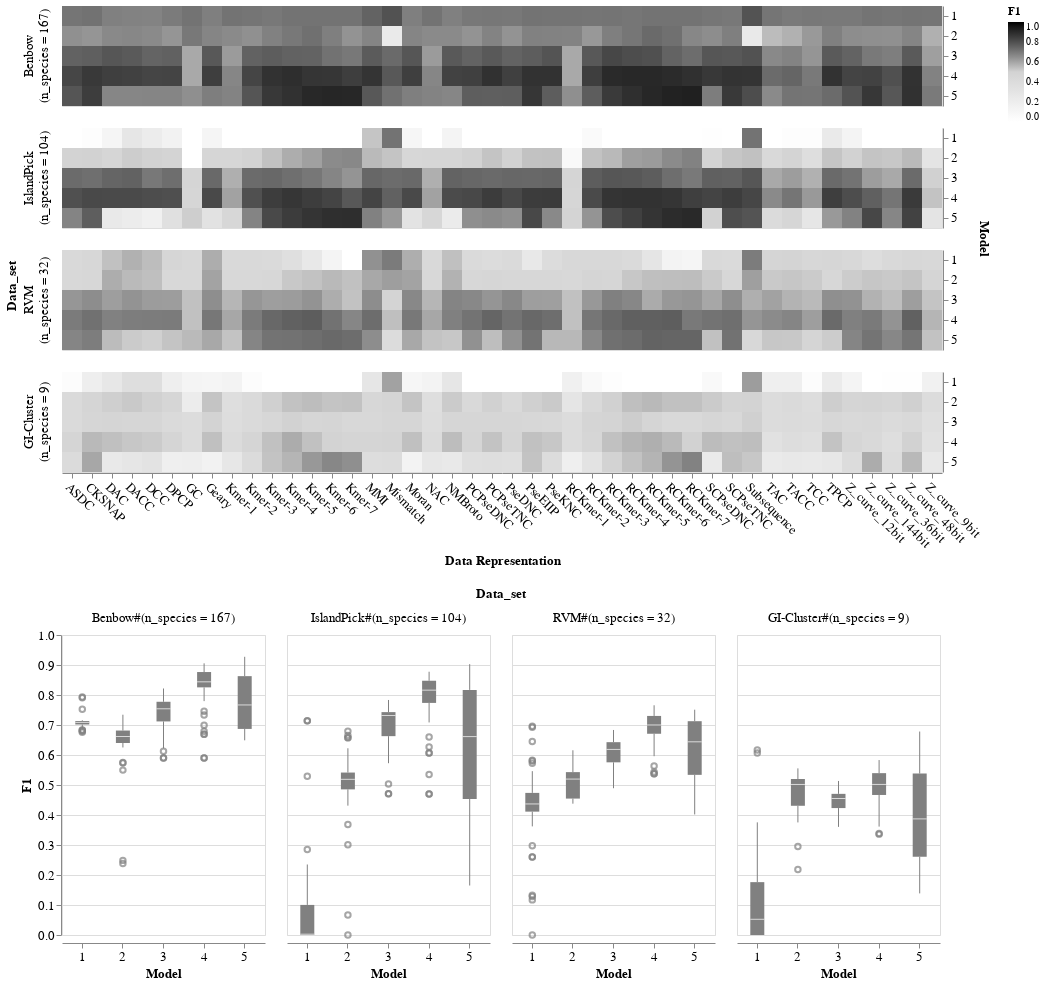

The notebook cell saved with this chart:
### Markdown cell above
## Heatmap of Cross Validation Results across all data sets, models, and data representations

### Code cell
metric = 'F1'
data_eval = final_df[final_df['dataset'].isin({'benbow','islandpick','rvm','gicluster'})][['dataset','representation','model','mean_{}'.format(metric)]].copy()
data_eval = data_eval.replace({'DecisionTree': 3, 'NaiveBayes': 2, 'LogisticRegression': 1, 'RandomForest': 4, 'SVM': 5})
data_eval = data_eval.replace({'benbow': 'Benbow#(n_species = 167)', 'islandpick': 'IslandPick#(n_species = 104)', 
                    'rvm': 'RVM#(n_species = 32)', 'gicluster': 'GI-Cluster#(n_species = 9)'})
data_eval.rename(columns={'dataset':'Data_set','representation': 'Representation','model':'Model', 'mean_{}'.format(metric):'eval_metric'}, inplace=True)

heatmap = alt.Chart(data_eval).mark_rect(
).transform_calculate(
    Data_set="split(datum.Data_set, '#')"
).encode(
    x=alt.X('Representation:O', title='Data Representation',axis=alt.Axis(labelAngle=45, )),
    y=alt.Y('Model:O', axis=alt.Axis(labels=True, title=None, orient='right')), 
    color=alt.Color(
            'eval_metric:Q', 
            scale=alt.Scale(domain=[0, 0.5, 1.0], range=['white', 'lightgrey', 'black']), 
            legend=alt.Legend(title=metric, tickCount=5)
                            ),
    #tooltip=['Model', 'representation', 'eval_metric']
).facet(
    row=alt.Row('Data_set:N', sort=['Benbow#(n_species = 167)', 'IslandPick#(n_species = 104)', 'RVM#(n_species = 32)', 'GI-Cluster#(n_species = 9)'],
                header=alt.Header(title='Model', titleOrient="right"))
).properties(
    title=alt.TitleParams('Data_set', anchor='middle', orient='left')  # Add Left-side title
)

#boxplot
boxplot = alt.Chart(data_eval).mark_boxplot(
    color='gray'
).encode(
    x=alt.X('Model:O', title='Model', axis=alt.Axis(labelAngle=0,)), #sort=[1,'NaiveBayes','DecisionTree','RandomForest','SVM']),
    y=alt.Y('eval_metric:Q', title=metric),
    #color='Data_set:O',
    #column='Data_set:O'
    facet=alt.Facet(
        'Data_set:N', columns=4,
        sort=['Benbow#(n_species = 167)', 'IslandPick#(n_species = 104)', 'RVM#(n_species = 32)', 'GI-Cluster#(n_species = 9)'],
        header=alt.Header(labelFontSize=13),
    )
).properties(
    width=203,
)

fontsize=13
alt.vconcat(heatmap, boxplot).configure_axis(
    labelFontSize=fontsize,
    titleFontSize=fontsize,
).configure_header(
    labelFontSize=fontsize,
    titleFontSize=fontsize,
)

### Figure 1 — Vega-Lite specification as saved in the notebook (floating-point values rounded to 4 significant figures; data arrays with more than 128 entries replaced by an {"elided": "..."} marker saying what was removed)
{"config": {"view": {"continuousWidth": 300, "continuousHeight": 300}, "axis": {"labelFontSize": 13, "titleFontSize": 13}, "header": {"labelFontSize": 13, "titleFontSize": 13}}, "vconcat": [{"facet": {"row": {"field": "Data_set", "header": {"title": "Model", "titleOrient": "right"}, "sort": ["Benbow#(n_species = 167)", "IslandPick#(n_species = 104)", "RVM#(n_species = 32)", "GI-Cluster#(n_species = 9)"], "type": "nominal"}}, "spec": {"mark": {"type": "rect"}, "encoding": {"color": {"field": "eval_metric", "legend": {"tickCount": 5, "title": "F1"}, "scale": {"domain": [0, 0.5, 1.0], "range": ["white", "lightgrey", "black"]}, "type": "quantitative"}, "x": {"axis": {"labelAngle": 45}, "field": "Representation", "title": "Data Representation", "type": "ordinal"}, "y": {"axis": {"labels": true, "orient": "right", "title": null}, "field": "Model", "type": "ordinal"}}, "transform": [{"calculate": "split(datum.Data_set, '#')", "as": "Data_set"}]}, "title": {"text": "Data_set", "anchor": "middle", "orient": "left"}}, {"mark": {"type": "boxplot", "color": "gray"}, "encoding": {"facet": {"columns": 4, "field": "Data_set", "header": {"labelFontSize": 13}, "sort": ["Benbow#(n_species = 167)", "IslandPick#(n_species = 104)", "RVM#(n_species = 32)", "GI-Cluster#(n_species = 9)"], "type": "nominal"}, "x": {"axis": {"labelAngle": 0}, "field": "Model", "title": "Model", "type": "ordinal"}, "y": {"field": "eval_metric", "title": "F1", "type": "quantitative"}}, "width": 203}], "data": {"name": "data-e427ca6240ebaaf9d77ca412ff7b9a01"}, "$schema": "https://vega.github.io/schema/vega-lite/v5.17.0.json", "datasets": {"data-e427ca6240ebaaf9d77ca412ff7b9a01": {"elided": "880 records"}}}
